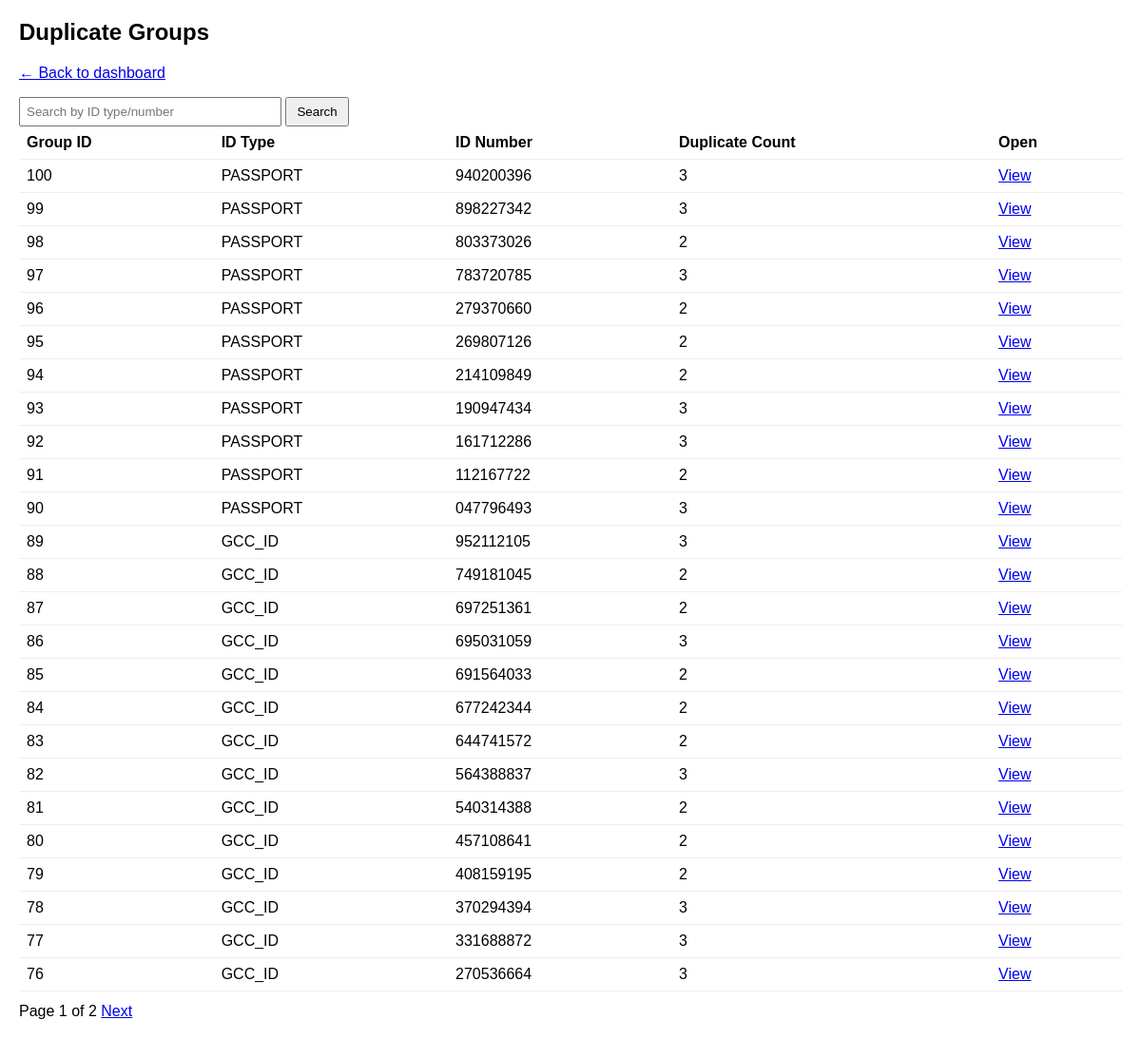
/dashboard/groups/, run on the app's committed database.
### dedupe/models.py (models this page shows)
class DupGroup(models.Model):
    id_type = models.CharField(max_length=50)
    id_number = models.CharField(max_length=100)
    dup_count = models.IntegerField(default=0)
    created_at = models.DateTimeField(auto_now_add=True)

### dedupe/views.py (the view)
# urls.py: path("dashboard/groups/", views.duplicate_groups, name="duplicate_groups"),
def duplicate_groups(request):
    q = (request.GET.get("q") or "").strip()
    qs = DupGroup.objects.all().order_by("-created_at", "-id")
    if q:
        qs = qs.filter(id_number__icontains=q) | qs.filter(id_type__icontains=q)
    paginator = Paginator(qs, 25)
    page_obj = paginator.get_page(request.GET.get("page"))
    return render(request, "dedupe/duplicate_groups.html", {
        "page_obj": page_obj,
        "q": q,
    })

### templates/dedupe/duplicate_groups.html (shortened to what this page needs)
<!doctype html>
<html>
<head>
</head>
<body>
  <h2>Duplicate Groups</h2>
  <p class="muted"><a href="/dashboard/">← Back to dashboard</a></p>
  <form method="get">
    <input name="q" value="{{ q }}" placeholder="Search by ID type/number" />
    <button type="submit">Search</button>
  </form>
  <table>
    <thead>
      <tr>
        <th>Group ID</th>
        <th>ID Type</th>
        <th>ID Number</th>
        <th>Duplicate Count</th>
        <th>Open</th>
      </tr>
    </thead>
    <tbody>
      {% for g in page_obj %}
      <tr>
        <td>{{ g.id }}</td>
        <td>{{ g.id_type }}</td>
        <td>{{ g.id_number }}</td>
        <td>{{ g.dup_count }}</td>
        <td><a href="/dashboard/groups/{{ g.id }}/">View</a></td>
      </tr>
      {% empty %}
      <tr><td colspan="5">No groups found.</td></tr>
      {% endfor %}
    </tbody>
  </table>
  <div class="pager" style="margin-top:12px;">
    <span>Page {{ page_obj.number }} of {{ page_obj.paginator.num_pages }}</span>
    {% if page_obj.has_next %}
      <a href="?q={{ q }}&page={{ page_obj.next_page_number }}">Next</a>
    {% endif %}
  </div>
</body>
</html>

### templates/dedupe/duplicate_groups.html (style rules this page uses)
body { font-family: Arial, sans-serif; margin: 20px; }
table { width: 100%; border-collapse: collapse; }
th, td { padding: 8px; border-bottom: 1px solid #eee; text-align: left; }
.muted { color: #666; }
.pager a { margin-right: 10px; }
input { padding: 6px; width: 260px; }
button { padding: 6px 10px; }

### data on the page
DupGroup: id "100", id_type "PASSPORT", id_number "940200396", dup_count "3"
DupGroup: id "99", id_type "PASSPORT", id_number "898227342", dup_count "3"
DupGroup: id "98", id_type "PASSPORT", id_number "803373026", dup_count "2"
DupGroup: id "97", id_type "PASSPORT", id_number "783720785", dup_count "3"
DupGroup: id "96", id_type "PASSPORT", id_number "279370660", dup_count "2"
DupGroup: id "95", id_type "PASSPORT", id_number "269807126", dup_count "2"
DupGroup: id "94", id_type "PASSPORT", id_number "214109849", dup_count "2"
DupGroup: id "93", id_type "PASSPORT", id_number "190947434", dup_count "3"
DupGroup: id "92", id_type "PASSPORT", id_number "161712286", dup_count "3"
DupGroup: id "91", id_type "PASSPORT", id_number "112167722", dup_count "2"
DupGroup: id "90", id_type "PASSPORT", id_number "047796493", dup_count "3"
DupGroup: id "89", id_type "GCC_ID", id_number "952112105", dup_count "3"
DupGroup: id "88", id_type "GCC_ID", id_number "749181045", dup_count "2"
DupGroup: id "87", id_type "GCC_ID", id_number "697251361", dup_count "2"
DupGroup: id "86", id_type "GCC_ID", id_number "695031059", dup_count "3"
DupGroup: id "85", id_type "GCC_ID", id_number "691564033", dup_count "2"
DupGroup: id "84", id_type "GCC_ID", id_number "677242344", dup_count "2"
DupGroup: id "83", id_type "GCC_ID", id_number "644741572", dup_count "2"
DupGroup: id "82", id_type "GCC_ID", id_number "564388837", dup_count "3"
DupGroup: id "81", id_type "GCC_ID", id_number "540314388", dup_count "2"
DupGroup: id "80", id_type "GCC_ID", id_number "457108641", dup_count "2"
DupGroup: id "79", id_type "GCC_ID", id_number "408159195", dup_count "2"
DupGroup: id "78", id_type "GCC_ID", id_number "370294394", dup_count "3"
DupGroup: id "77", id_type "GCC_ID", id_number "331688872", dup_count "3"
DupGroup: id "76", id_type "GCC_ID", id_number "270536664", dup_count "3"

### other printed values
{{ page_obj.number }} "1"
{{ page_obj.paginator.num_pages }} "2"
